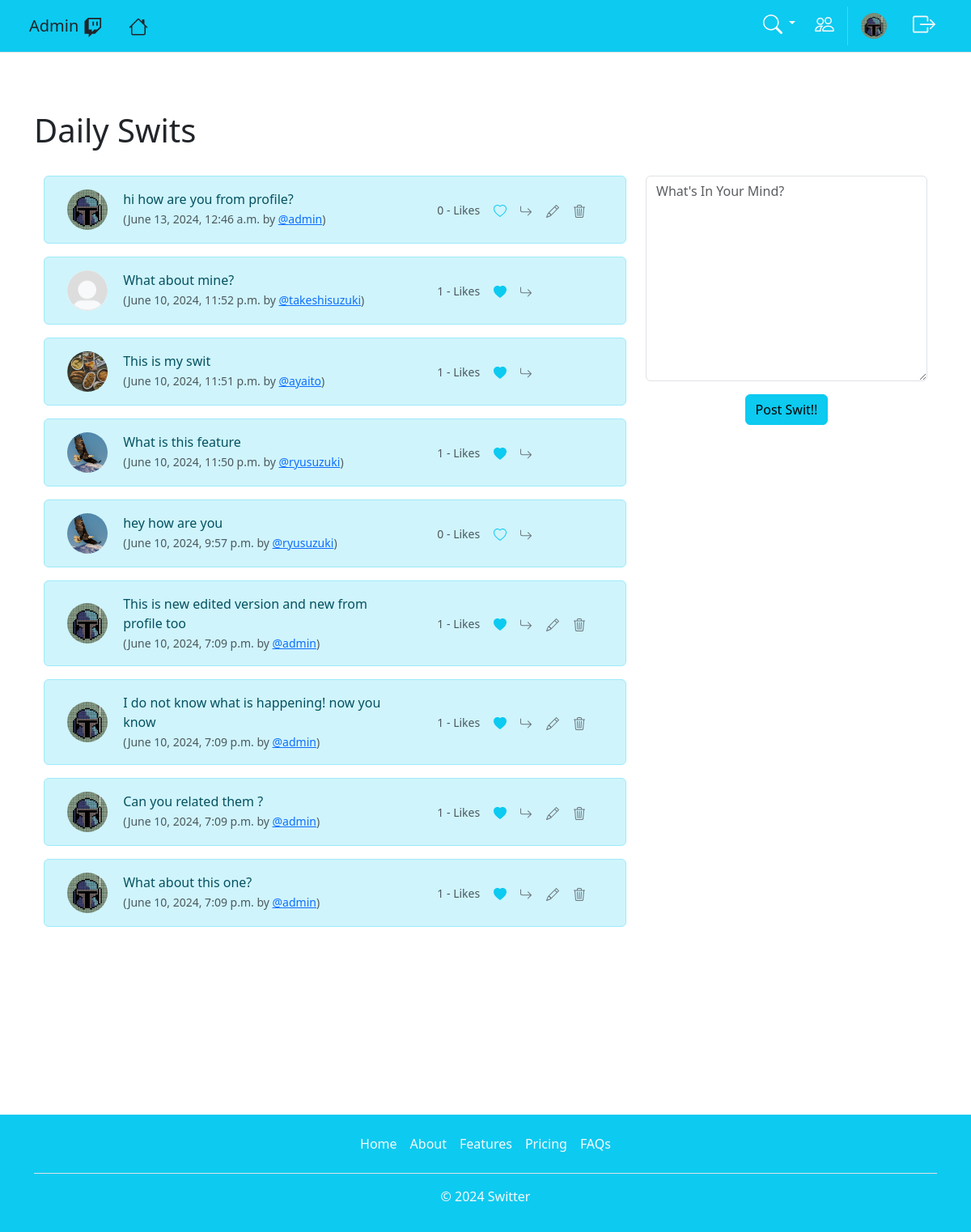
The app's page / (signed in) with its own data.
### witter/models.py (models this page shows, shortened)
class Profile(models.Model):
    user = models.OneToOneField(User, on_delete=models.CASCADE)
    follows = models.ManyToManyField("self", related_name="followed_by", symmetrical=False, blank=True)
    last_updated = models.DateTimeField(User, auto_now=True)
    profile_img = models.ImageField(null=True, blank=True, upload_to="images/profile_pics/")
    profile_bio = models.CharField(max_length=500, null=True, blank=True)
    homepage = models.CharField(max_length=500, null=True, blank=True)
    facebook = models.CharField(max_length=500, null=True, blank=True)
    instagram = models.CharField(max_length=500, null=True, blank=True)
    linkedin = models.CharField(max_length=500, null=True, blank=True)

class Swit(models.Model):
    user = models.ForeignKey(User, related_name="swits", on_delete=models.PROTECT)
    body = models.CharField(max_length=250)
    create_at = models.DateTimeField(auto_now_add=True)
    likes = models.ManyToManyField(User, related_name="swit_like", blank=True)
    def num_of_likes(self):
        return self.likes.count()

### witter/views.py (the view, shortened to what this page needs)
# urls.py: 2. Add a URL to urlpatterns:  path('', views.home, name='home')
def home(request):
    if request.user.is_authenticated:
        form = SwitForm(request.POST or None)
        swits = Swit.objects.all().order_by("-create_at")
        profiles = Profile.objects.all()
        return render(request, "home.html", {"swits":swits,"form":form, "profiles":profiles})
    else:
        swits = Swit.objects.all().order_by("-create_at")
        profiles = Profile.objects.all()
        return render(request, "home.html", {"swits":swits, "profiles":profiles})

### witter/forms.py
class SwitForm(forms.ModelForm):
    body = forms.CharField(required=True, widget=forms.widgets.Textarea(
        attrs={
        "placeholder": "What's In Your Mind?",
        "class": "form-control",
    }
    ),
    label="",
    )
    class Meta:
        model = Swit
        exclude = ["user", "likes"]

### witter/templates/home.html (shortened to what this page needs)
{% extends "base.html" %}
{% block content %}
<br>
<h1>Daily Swits</h1>
<br>
<div class="container">
    <div class="row">
        <div class="col-md-8">
            {% for swit in swits %}
            <div class="alert alert-info d-flex align-items-center" role="alert">
                <div class="container">
                    <div class="row">
                        <div class="col-md-1 align-self-center">
                        {% for profile in profiles %}
                            {% if swit.user.id == profile.user.id %}
                                {% if profile.profile_img %}
                                    <img src="{{ profile.profile_img.url }}" class="rounded-circle" alt="Profile Picture" width="50" height="50">
                                {% else %}
                                <img src="../media/images/profile_pics/default_pfp.png" class="rounded-circle bg-light" alt="Profile Picture" width="50" height="50">
                                {% endif %}
                            {% endif %}
                        {% endfor %}
                    </div>
                    <div class="col-md-7">
                        <div class="container align-self-center"> {{ swit.body }}<br>
                            <small class="text-muted">({{ swit.create_at }} by <a href="{% url 'profile' swit.user.id %}">@{{ swit.user }}</a>)</small><br>
                        </div>
                    </div>
                    <div class="col-md-4 container align-self-center">
                        <small class="text-muted">{{ swit.num_of_likes }} - Likes</small>
                        {% if user in swit.likes.all %}
                        <a class="text-info" href="{% url 'swit_like' swit.id %}">
                            <svg xmlns="http://www.w3.org/2000/svg" width="16" height="16" fill="currentColor" class="bi bi-heart-fill" viewBox="0 0 16 16">
                                <path fill-rule="evenodd" d="M8 1.314C12.438-3.248 23.534 4.735 8 15-7.534 4.736 3.562-3.248 8 1.314z"/>
                              </svg></a>
                        {% else %}
                        <a class="text-info" href="{% url 'swit_like' swit.id %}">
                              </a>
                        {% endif %}
                        <a class="text-secondary" href="{% url 'swit_show' swit.id %}">
                              </a>
                        {% if request.user == swit.user %}
                            <a class="text-secondary" href="{% url 'edit_swit' swit.id %}">
                                </a>
                            <a class="text-secondary" href="{% url 'delete_swit' swit.id %}">
                                  </a>
                        {% endif %}
                    </div>
                </div>
            </div>
            </div>
            {% endfor %}
            </div>
            <br><br><br>
        <div class="col-4">
            {% if form %}
            <form method="post">
                {{ form.as_p }}
                <div class="text-center">
                    <button type="submit" class="btn btn-info">Post Swit!!</button>
                </div>
            </form>
            {% endif %}
        </div>
    </div>
</div>
{% endblock %}

### witter/templates/navbar.html (shortened to what this page needs)
<nav class="navbar navbar-expand-lg bg-info border-bottom border-bottom-warning">
  <div class="container-fluid text-light">
    {% if user.is_superuser %}
    <a class="navbar-brand text-dark mx-4" href="http://127.0.0.1:8000/admin">Admin
    </a>
    <a class="nav-link text-dark mx-sm-5 mx-md-2" href="{% url 'home' %}"></a>
    {% endif %}
    <div class="collapse navbar-collapse" id="navbarSupportedContent">
      <ul class="navbar-nav ms-auto mb-2 mb-lg-0 mx-3">
      {% if user.is_authenticated %}
        <li class="nav-item dropdown">
          <a class="nav-link dropdown-toggle text-light" href="#" role="button" data-bs-toggle="dropdown" aria-expanded="false">
          </a>
        </li>
        <li class="nav-item">
          <a class="nav-link text-light mx-sm-5 mx-md-2" href="{% url 'profile_list' %}">
          </a>
        </li>
        <li class="nav-item">
          {% if user.profile.profile_img %}
          <a class="nav-link text-light mx-sm-5 mx-md-2" href="{% url 'profile' request.user.id %}">
          <img src="{{ user.profile.profile_img.url }}" class="rounded-circle" width="32" height="32"></img></a>
          {% endif %}
        </li>
    <li class="nav-item">
      <a class="nav-link text-light mx-sm-5 mx-md-2" href="{% url 'logout' %}">
        </a>
    </li>
    {% endif %}
      </ul>
    </div>
  </div>
</nav>

### records on screen
Swit: body "hi how are you from profile?", create_at "June 13, 2024, 12:46 a.m.", user "admin", num_of_likes "0"
Profile: profile_img (picture)
Swit: body "What about mine?", create_at "June 10, 2024, 11:52 p.m.", user "takeshisuzuki", num_of_likes "1"
Swit: body "This is my swit", create_at "June 10, 2024, 11:51 p.m.", user "ayaito", num_of_likes "1"
Profile: profile_img (picture)
Swit: body "What is this feature", create_at "June 10, 2024, 11:50 p.m.", user "ryusuzuki", num_of_likes "1"
Profile: profile_img (picture)
Swit: body "hey how are you", create_at "June 10, 2024, 9:57 p.m.", user "ryusuzuki", num_of_likes "0"
Swit: body "This is new edited version and new from profile too", create_at "June 10, 2024, 7:09 p.m.", user "admin", num_of_likes "1"
Swit: body "I do not know what is happening! now you know", create_at "June 10, 2024, 7:09 p.m.", user "admin", num_of_likes "1"
Swit: body "Can you related them ?", create_at "June 10, 2024, 7:09 p.m.", user "admin", num_of_likes "1"
Swit: body "What about this one?", create_at "June 10, 2024, 7:09 p.m.", user "admin", num_of_likes "1"
